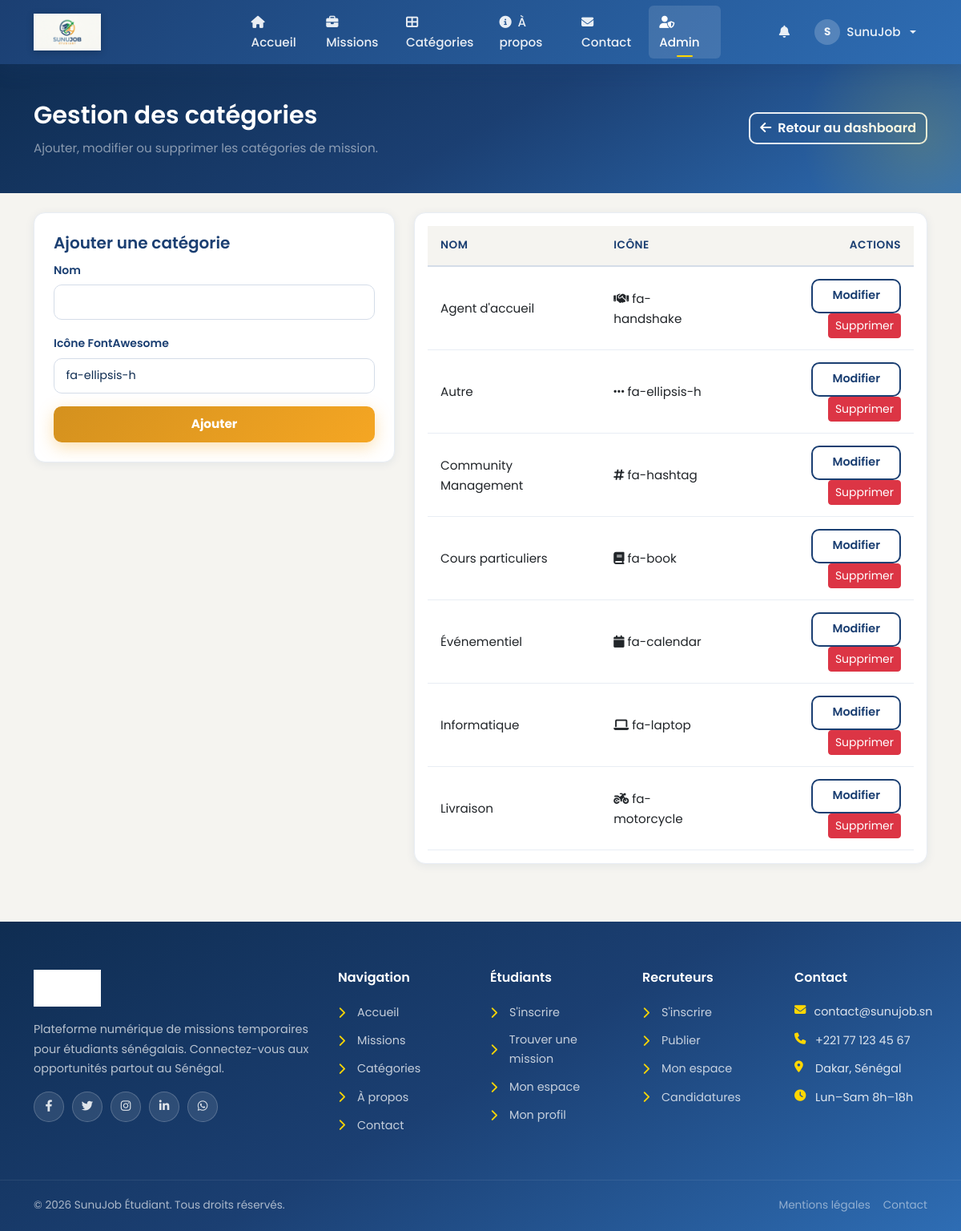
Screenshot of /pages/admin/categories.php (signed in) with the database file from the repository.
### tables this page shows
CREATE TABLE categories (
    id INT AUTO_INCREMENT PRIMARY KEY,
    nom VARCHAR(100) NOT NULL UNIQUE,
    icone VARCHAR(50)
);

### pages/admin/categories.php (the view, shortened to what this page needs)
<?php
require_once $_SERVER['DOCUMENT_ROOT'] . '/includes/db.php';
$edition = false;
$categorie = ['id' => 0, 'nom' => '', 'icone' => 'fa-ellipsis-h'];
$categories = [];
$result = $conn->query("SELECT id, nom, icone FROM categories ORDER BY nom");
if ($result) {
    $categories = $result->fetch_all(MYSQLI_ASSOC);
}
require_once $_SERVER['DOCUMENT_ROOT'] . '/includes/header.php';
?>
<div class="page-header">
    <div class="container">
        <div class="d-flex justify-content-between align-items-center">
            <div>
                <h1>Gestion des catégories</h1>
                <p class="mb-0 text-white-50">Ajouter, modifier ou supprimer les catégories de mission.</p>
            </div>
            <a href="/pages/admin/dashboard.php" class="btn btn-outline-header"><i class="fas fa-arrow-left me-2"></i>Retour au dashboard</a>
        </div>
    </div>
</div>
<div class="container py-4">
    <div class="row g-4">
        <div class="col-lg-5">
            <div class="card-dashboard p-4">
                <h5><?= $edition ? 'Modifier la catégorie' : 'Ajouter une catégorie' ?></h5>
                <form method="post">
                    <div class="mb-3">
                        <label for="nom" class="form-label">Nom</label>
                        <input type="text" class="form-control" id="nom" name="nom" value="<?= htmlspecialchars($categorie['nom']) ?>" required>
                    </div>
                    <div class="mb-3">
                        <label for="icone" class="form-label">Icône FontAwesome</label>
                        <input type="text" class="form-control" id="icone" name="icone" value="<?= htmlspecialchars($categorie['icone']) ?>" placeholder="fa-book">
                    </div>
                    <button type="submit" class="btn btn-cta w-100">
                        <?= $edition ? 'Mettre à jour' : 'Ajouter' ?>
                    </button>
                </form>
            </div>
        </div>
        <div class="col-lg-7">
            <div class="card-dashboard p-3">
                <div class="table-responsive">
                    <table class="table table-hover align-middle mb-0">
                        <thead>
                            <tr>
                                <th>Nom</th>
                                <th>Icône</th>
                                <th class="text-end">Actions</th>
                            </tr>
                        </thead>
                        <tbody>
                            <?php foreach ($categories as $cat): ?>
                                <tr>
                                    <td><?= htmlspecialchars($cat['nom']) ?></td>
                                    <td><i class="fas <?= htmlspecialchars($cat['icone']) ?>"></i> <?= htmlspecialchars($cat['icone']) ?></td>
                                    <td class="text-end">
                                        <a href="/pages/admin/categories.php?edit=<?= htmlspecialchars($cat['id']) ?>" class="btn btn-sm btn-outline-custom">Modifier</a>
                                        <form method="post" class="d-inline ms-2" onsubmit="return confirm('Supprimer cette catégorie ?');">
                                            <button type="submit" class="btn btn-sm btn-danger">Supprimer</button>
                                        </form>
                                    </td>
                                </tr>
                            <?php endforeach; ?>
                        </tbody>
                    </table>
                </div>
            </div>
        </div>
    </div>
</div>
<?php require_once $_SERVER['DOCUMENT_ROOT'] . '/includes/footer.php';

### assets/css/variables.css (style rules this page uses)
:root { --color-primary: #1B3F72; --color-primary-light: #2E6DB4; --color-primary-dark: #0F2D52; --color-accent-gold: #FFD700; --color-accent-gold-dark: #E6C200; --color-accent-orange: #F5A623; --color-accent-orange-dark: #D4911E; --color-accent-green: #2D9B4E; --color-bg: #F5F4F0; --color-bg-alt: #FFFFFF; --color-white: #FFFFFF; --color-border: #D4DCE8; --color-border-light: #E8EDF4; --color-text-main: #1B3F72; --color-text-dark: #0F2D52; --color-text-muted: #64748B; --color-text-light: #94A3B8; --gradient-primary: linear-gradient(135deg, #1B3F72 0%, #2E6DB4 100%); --gradient-primary-r: linear-gradient(135deg, #2E6DB4 0%, #1B3F72 100%); --gradient-hero: linear-gradient(150deg, #0F2D52 0%, #1B3F72 50%, #2E6DB4 100%); --gradient-gold: linear-gradient(135deg, #E6C200 0%, #FFD700 100%); --gradient-orange: linear-gradient(135deg, #D4911E 0%, #F5A623 100%); --gradient-green: linear-gradient(135deg, #1F7A3A 0%, #2D9B4E 100%); --gradient-accent: linear-gradient(135deg, #2D9B4E 0%, #FFD700 100%); --shadow-sm: 0 2px 8px rgba(27, 63, 114, 0.08); --shadow-md: 0 4px 16px rgba(27, 63, 114, 0.12); --shadow-lg: 0 8px 32px rgba(27, 63, 114, 0.18); --shadow-card: 0 2px 12px rgba(27, 63, 114, 0.08); --shadow-hover: 0 12px 40px rgba(27, 63, 114, 0.22); --radius-sm: 6px; --radius-md: 10px; --radius-lg: 14px; --radius-xl: 20px; --radius-full: 9999px; --color-success: #2D9B4E; --color-warning: #F5A623; --color-danger: #DC2626; --color-info: #2E6DB4; }

### assets/css/style.css (style rules this page uses)
*, *::before, *::after { box-sizing: border-box; }
body { font-family: 'Poppins', sans-serif; color: var(--color-text-main); background-color: var(--color-bg); line-height: 1.65; font-size: 0.95rem; }
h1, h2, h3, h4, h5, h6 { color: var(--color-primary); font-weight: 600; line-height: 1.3; }
a { color: var(--color-primary-light); text-decoration: none; transition: color 0.25s ease; }
.btn-cta { background: var(--gradient-orange); border: none; color: #fff; border-radius: var(--radius-md); font-weight: 700; font-size: 0.95rem; padding: 0.7rem 1.9rem; transition: all 0.3s ease; box-shadow: 0 6px 20px rgba(245, 166, 35, 0.35); position: relative; overflow: hidden; }
.btn-cta::before { content: ''; position: absolute; top: 0; left: -100%; width: 100%; height: 100%; background: rgba(255, 255, 255, 0.15); transition: left 0.3s ease; z-index: 0; }
.btn-outline-custom { border: 2px solid var(--color-primary); color: var(--color-primary); background: transparent; border-radius: var(--radius-md); font-weight: 600; font-size: 0.9rem; padding: 0.55rem 1.5rem; transition: all 0.25s ease; }
.card-dashboard { border: 1px solid var(--color-border-light); border-radius: var(--radius-lg); background: var(--color-white); box-shadow: var(--shadow-card); transition: all 0.25s ease; overflow: hidden; }
.form-control, .form-select { border: 1.5px solid var(--color-border); border-radius: var(--radius-md); padding: 0.65rem 0.9rem; font-size: 0.9rem; color: var(--color-text-dark); background-color: #fff; transition: all 0.25s ease; }
.form-control::placeholder { color: var(--color-text-light); }
.form-label { color: var(--color-primary); font-weight: 600; font-size: 0.875rem; margin-bottom: 0.4rem; }
.page-header { background: var(--gradient-hero); color: #fff; padding: 44px 0; position: relative; overflow: hidden; }
.page-header::before { content: ''; position: absolute; right: -100px; top: -60px; width: 300px; height: 300px; background: radial-gradient(circle, rgba(255, 215, 0, 0.15) 0%, transparent 70%); }
.page-header h1 { color: #fff; font-size: 1.9rem; margin-bottom: 0.5rem; }
.page-header .btn-outline-header, .hero-section .btn-outline-header { border: 2px solid rgba(255, 255, 255, 0.9); color: #fff; background: transparent; border-radius: var(--radius-md); font-weight: 600; transition: all 0.25s ease; }
.table { border-collapse: separate; border-spacing: 0; }
.table thead th { background: var(--color-bg); color: var(--color-primary); font-weight: 600; font-size: 0.85rem; text-transform: uppercase; letter-spacing: 0.5px; border-bottom: 2px solid var(--color-border); padding: 0.85rem 1rem; }
.table tbody tr { transition: background 0.15s; }
.table tbody td { padding: 0.9rem 1rem; vertical-align: middle; border-bottom: 1px solid var(--color-border-light); }

### rows the page displays
categories: nom "Agent d'accueil", icone "fa-handshake"
categories: nom "Autre", icone "fa-ellipsis-h"
categories: nom "Community Management", icone "fa-hashtag"
categories: nom "Cours particuliers", icone "fa-book"
categories: nom "Événementiel", icone "fa-calendar"
categories: nom "Informatique", icone "fa-laptop"
categories: nom "Livraison", icone "fa-motorcycle"

### other values shown
substr($user['prenom'],0,1) "S"
$user['prenom'] "SunuJob"
